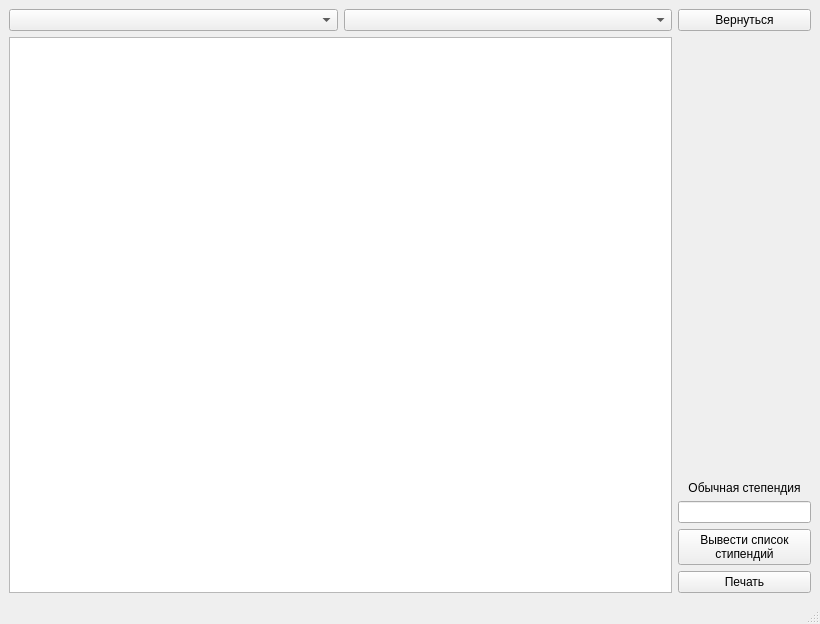
<?xml version="1.0" encoding="UTF-8"?>
<ui version="4.0">
 <class>stipWork</class>
 <widget class="QMainWindow" name="stipWork">
  <property name="geometry">
   <rect>
    <x>0</x>
    <y>0</y>
    <width>820</width>
    <height>624</height>
   </rect>
  </property>
  <property name="windowTitle">
   <string>Расчет стипендии</string>
  </property>
  <widget class="QWidget" name="centralwidget">
   <layout class="QGridLayout" name="gridLayout">
    <item row="0" column="0">
     <widget class="QComboBox" name="listFac">
      <property name="editable">
       <bool>false</bool>
      </property>
     </widget>
    </item>
    <item row="0" column="1">
     <widget class="QComboBox" name="listGr">
      <property name="editable">
       <bool>false</bool>
      </property>
     </widget>
    </item>
    <item row="1" column="0" rowspan="4" colspan="2">
     <widget class="QTableView" name="tableName_2">
      <property name="sizePolicy">
       <sizepolicy hsizetype="Expanding" vsizetype="Expanding">
        <horstretch>1</horstretch>
        <verstretch>1</verstretch>
       </sizepolicy>
      </property>
     </widget>
    </item>
    <item row="1" column="2">
     <widget class="QLabel" name="label_14">
      <property name="sizePolicy">
       <sizepolicy hsizetype="Preferred" vsizetype="Preferred">
        <horstretch>0</horstretch>
        <verstretch>0</verstretch>
       </sizepolicy>
      </property>
      <property name="text">
       <string>Обычная степендия</string>
      </property>
      <property name="alignment">
       <set>Qt::AlignBottom|Qt::AlignHCenter</set>
      </property>
     </widget>
    </item>
    <item row="2" column="2">
     <widget class="QLineEdit" name="addStep"/>
    </item>
    <item row="3" column="2">
     <widget class="QPushButton" name="pushStudent">
      <property name="sizePolicy">
       <sizepolicy hsizetype="Fixed" vsizetype="Fixed">
        <horstretch>0</horstretch>
        <verstretch>0</verstretch>
       </sizepolicy>
      </property>
      <property name="minimumSize">
       <size>
        <width>133</width>
        <height>0</height>
       </size>
      </property>
      <property name="focusPolicy">
       <enum>Qt::StrongFocus</enum>
      </property>
      <property name="contextMenuPolicy">
       <enum>Qt::DefaultContextMenu</enum>
      </property>
      <property name="layoutDirection">
       <enum>Qt::LeftToRight</enum>
      </property>
      <property name="autoFillBackground">
       <bool>false</bool>
      </property>
      <property name="text">
       <string>Вывести список
стипендий</string>
      </property>
      <property name="autoDefault">
       <bool>false</bool>
      </property>
     </widget>
    </item>
    <item row="4" column="2">
     <widget class="QPushButton" name="print">
      <property name="text">
       <string>Печать</string>
      </property>
     </widget>
    </item>
    <item row="0" column="2">
     <widget class="QPushButton" name="back">
      <property name="text">
       <string>Вернуться</string>
      </property>
     </widget>
    </item>
   </layout>
  </widget>
  <widget class="QMenuBar" name="menubar">
   <property name="geometry">
    <rect>
     <x>0</x>
     <y>0</y>
     <width>820</width>
     <height>22</height>
    </rect>
   </property>
  </widget>
  <widget class="QStatusBar" name="statusbar"/>
 </widget>
 <resources/>
 <connections/>
</ui>
